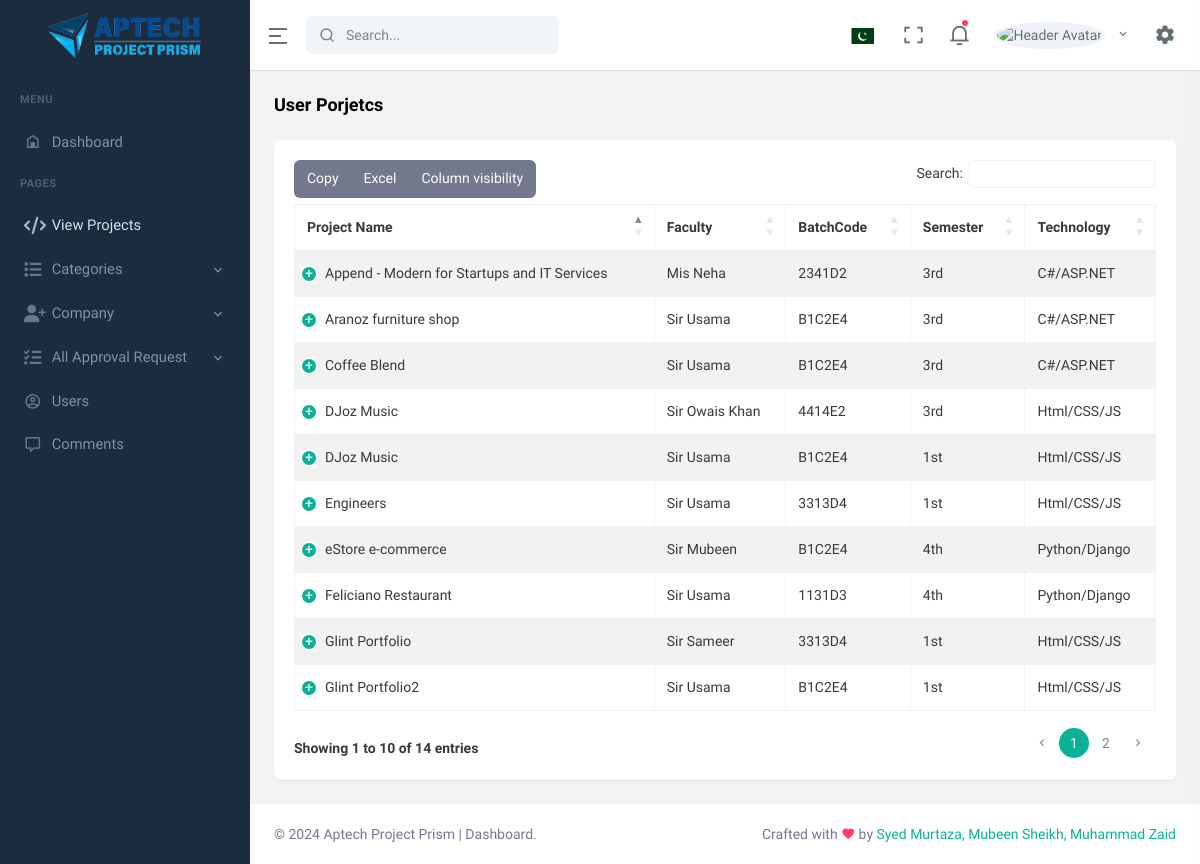
The app's page /Dashboard/user_projects.php with its own data.
### tables this page shows
CREATE TABLE `project` (
  `project_id` int(11) NOT NULL,
  `project_name` varchar(255) NOT NULL,
  `project_faculty` varchar(255) NOT NULL,
  `project_batchcode` varchar(255) NOT NULL,
  `project_semester` varchar(255) NOT NULL,
  `project_url` text NOT NULL,
  `project_img` varchar(255) NOT NULL,
  `project_desc` text NOT NULL,
  `status` tinyint(4) NOT NULL DEFAULT 1,
  `user_id` int(11) NOT NULL,
  `category` int(11) NOT NULL,
  `Sta` varchar(255) NOT NULL,
  `Statuss` int(255) NOT NULL
);

CREATE TABLE `project_category` (
  `c_id` int(11) NOT NULL,
  `c_name` varchar(255) NOT NULL,
  `c_img` varchar(255) NOT NULL,
  `c_desc` varchar(255) NOT NULL,
  `user_id` int(11) NOT NULL,
  `status` tinyint(4) NOT NULL DEFAULT 1
);

### Dashboard/user_projects.php (the view, shortened to what this page needs)
<?php
include ('includes/header.php');
include ('includes/navbar.php');
include ('includes/sidebar.php');
include("config.php");
?>
<div id="layout-wrapper">
    <div class="main-content">
        <div class="page-content">
            <div class="container-fluid">
                <div class="row">
                    <div class="col-12">
                        <div class="page-title-box d-sm-flex align-items-center justify-content-between">
                            <h4 class="mb-sm-0">User Porjetcs</h4>
                        </div>
                    </div>
                </div>
                <div class="row">
                    <div class="col-12">
                        <div class="card">
                            <div class="card-body">
                                <table id="datatable-buttons"
                                    class="table table-striped table-bordered dt-responsive nowrap"
                                    style="border-collapse: collapse; border-spacing: 0; width: 100%;">
                                    <thead>
                                        <tr>
                                            <th>Project Name</th>
                                            <th>Faculty</th>
                                            <th>BatchCode</th>
                                            <th>Semester</th>
                                            <th>Technology</th>
                                        </tr>
                                    </thead>
                                    <tbody>
                                    <?php
                              $fetch_project_join = "SELECT * from `project` as p inner join `project_category` as c on p.category = c.c_id where p.status = 1";
                              $fetch_project_result = mysqli_query($connection, $fetch_project_join);
                              if (mysqli_num_rows($fetch_project_result) > 0) {
                                 while ($row = mysqli_fetch_assoc($fetch_project_result)) {
                            ?>
                                        <tr>
                                            <td><?php echo $row['project_name'] ?></td>
                                            <td><?php echo $row['project_faculty'] ?></td>
                                            <td><?php echo $row['project_batchcode'] ?></td>
                                            <td><?php echo $row['project_semester'] ?></td>
                                            <td><?php echo $row['c_name'] ?></td>
                                        </tr>
                                        <?php
                                 }
                              }
                              ?>
                                    </tbody>
                                </table>
                            </div>
                        </div>
                    </div>
                </div>
            </div>
        </div>
    </div>
</div>
<?php
include ('includes/footer.php');
?>

### records on screen
project: project_name "DJoz Music", project_faculty "Sir Owais Khan", project_batchcode "4414E2", project_semester "3rd", category.c_name "Html/CSS/JS"
project: project_name "Feliciano Restaurant", project_faculty "Sir Usama", project_batchcode "1131D3", project_semester "4th", category.c_name "Python/Django"
project: project_name "eStore e-commerce", project_faculty "Sir Mubeen", project_batchcode "B1C2E4", project_semester "4th", category.c_name "Python/Django"
project: project_name "Coffee Blend", project_faculty "Sir Usama", project_batchcode "B1C2E4", project_semester "3rd", category.c_name "C#/ASP.NET"
project: project_name "Aranoz furniture shop", project_faculty "Sir Usama", project_batchcode "B1C2E4", project_semester "3rd", category.c_name "C#/ASP.NET"
project: project_name "Engineers", project_faculty "Sir Usama", project_batchcode "3313D4", project_semester "1st", category.c_name "Html/CSS/JS"
project: project_name "Glint Portfolio", project_faculty "Sir Sameer", project_batchcode "3313D4", project_semester "1st", category.c_name "Html/CSS/JS"
project: project_name "Glint Portfolio2", project_faculty "Sir Usama", project_batchcode "B1C2E4", project_semester "1st", category.c_name "Html/CSS/JS"
project: project_name "Append - Modern for Startups and IT Services", project_faculty "Mis Neha", project_batchcode "2341D2", project_semester "3rd", category.c_name "C#/ASP.NET"
project: project_name "DJoz Music", project_faculty "Sir Usama", project_batchcode "B1C2E4", project_semester "1st", category.c_name "Html/CSS/JS"
